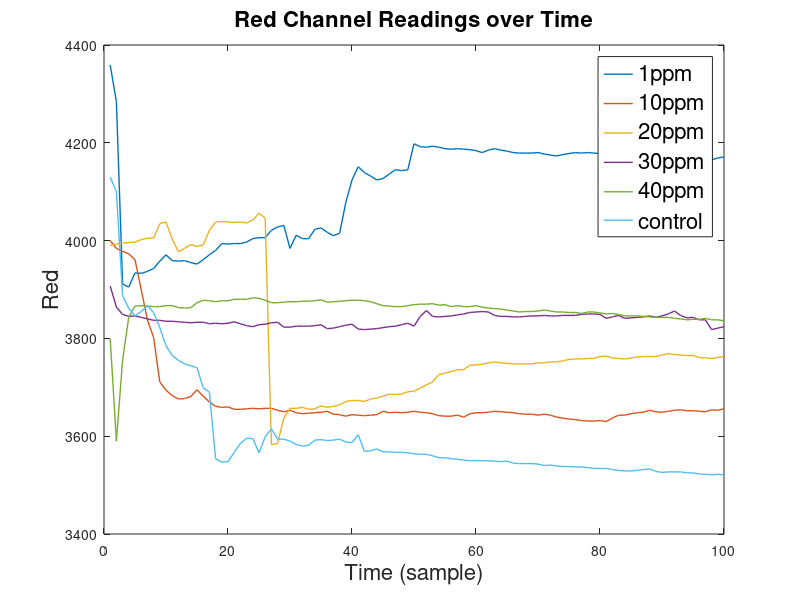
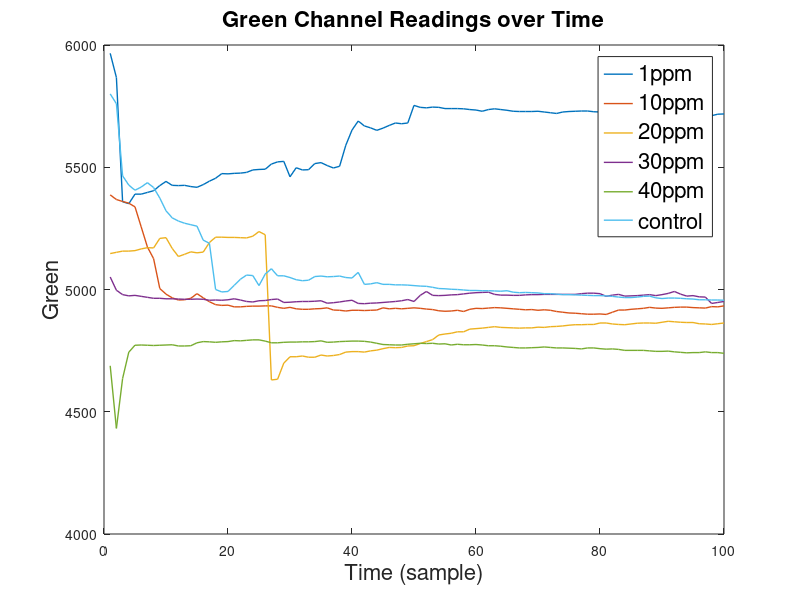
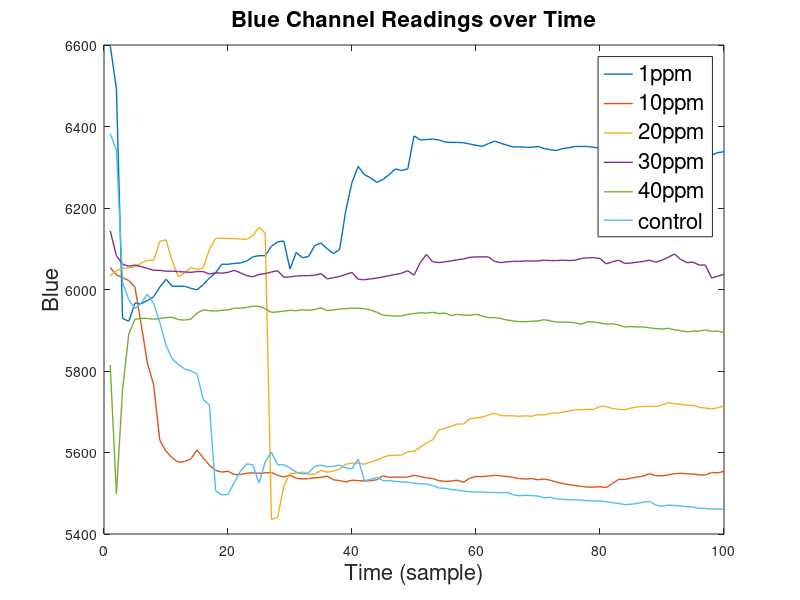
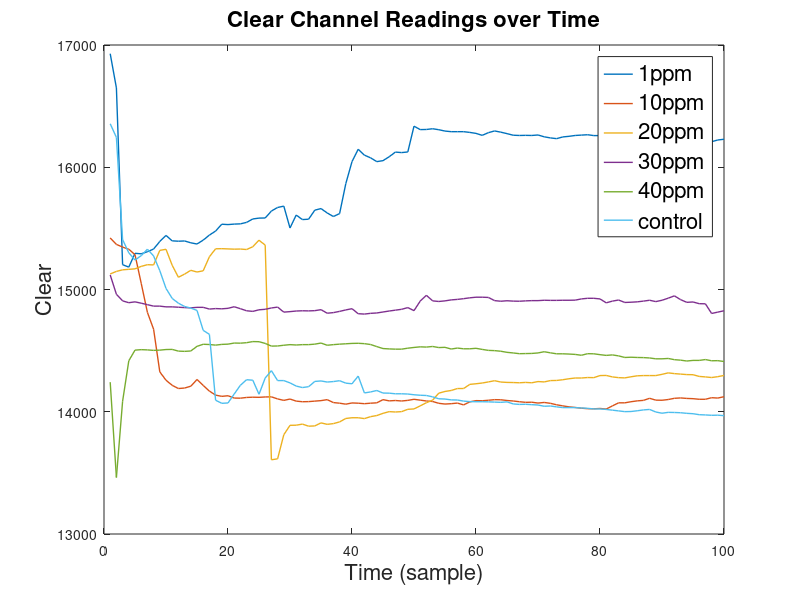

Write the MATLAB code that produced these figures, in order. (Note: this script raises an error after producing the figures.)
clear; clc; format short e; close all;

%% plotting parameters
axesSize = 16;
tickSize = 12;
titleSize = 16;
markerSize = 4;
legSize = 16;
lw = 1;
dg = [0 0.7 0];
or = [1 .5 0];

%% load data
[cTempvec_control, Lvec_control, Rvec_control, Gvec_control, Bvec_control, Cvec_control] = textread('colorTest_control.txt','Color Temp: %f K - Lux: %f - R: %f G: %f B: %f C: %f');
%length_control = length(Rvec_control)

[cTempvec_1ppm, Lvec_1ppm, Rvec_1ppm, Gvec_1ppm, Bvec_1ppm, Cvec_1ppm] = textread('colorTest_1ppm.txt','Color Temp: %f K - Lux: %f - R: %f G: %f B: %f C: %f');
%length_1ppm = length(Rvec_1ppm)

[cTempvec_10ppm, Lvec_10ppm, Rvec_10ppm, Gvec_10ppm, Bvec_10ppm, Cvec_10ppm] = textread('colorTest_10ppm.txt','Color Temp: %f K - Lux: %f - R: %f G: %f B: %f C: %f');
%length_10ppm = length(Rvec_10ppm)

[cTempvec_20ppm, Lvec_20ppm, Rvec_20ppm, Gvec_20ppm, Bvec_20ppm, Cvec_20ppm] = textread('colorTest_20ppm.txt','Color Temp: %f K - Lux: %f - R: %f G: %f B: %f C: %f');
%length_20ppm = length(Rvec_20ppm)

[cTempvec_30ppm, Lvec_30ppm, Rvec_30ppm, Gvec_30ppm, Bvec_30ppm, Cvec_30ppm] = textread('colorTest_30ppm.txt','Color Temp: %f K - Lux: %f - R: %f G: %f B: %f C: %f');
%length_30ppm = length(Rvec_30ppm)

[cTempvec_40ppm, Lvec_40ppm, Rvec_40ppm, Gvec_40ppm, Bvec_40ppm, Cvec_40ppm] = textread('colorTest_40ppm.txt','Color Temp: %f K - Lux: %f - R: %f G: %f B: %f C: %f');
%length_40ppm = length(Rvec_40ppm)


%% plot against time
cmap = colormap(hsv(6));

figure
plot(Rvec_1ppm,'LineWidth',lw)
hold all
plot(Rvec_10ppm,'LineWidth',lw)
plot(Rvec_20ppm,'LineWidth',lw)
plot(Rvec_30ppm,'LineWidth',lw)
plot(Rvec_40ppm,'LineWidth',lw)
plot(Rvec_control,'LineWidth',lw)
hold off
xlabel('Time (sample)','FontSize',axesSize)
ylabel('Red','FontSize',axesSize)
title('Red Channel Readings over Time','FontSize',titleSize)
leg = legend('1ppm','10ppm','20ppm','30ppm','40ppm','control');
set(leg,'FontSize',legSize)
print('redVsTime','-dpng')

figure
plot(Gvec_1ppm,'LineWidth',lw)
hold all
plot(Gvec_10ppm,'LineWidth',lw)
plot(Gvec_20ppm,'LineWidth',lw)
plot(Gvec_30ppm,'LineWidth',lw)
plot(Gvec_40ppm,'LineWidth',lw)
plot(Gvec_control,'LineWidth',lw)
hold off
xlabel('Time (sample)','FontSize',axesSize)
ylabel('Green','FontSize',axesSize)
title('Green Channel Readings over Time','FontSize',titleSize)
leg = legend('1ppm','10ppm','20ppm','30ppm','40ppm','control');
set(leg,'FontSize',legSize)
print('greenVsTime','-dpng')

figure
plot(Bvec_1ppm,'LineWidth',lw)
hold all
plot(Bvec_10ppm,'LineWidth',lw)
plot(Bvec_20ppm,'LineWidth',lw)
plot(Bvec_30ppm,'LineWidth',lw)
plot(Bvec_40ppm,'LineWidth',lw)
plot(Bvec_control,'LineWidth',lw)
hold off
xlabel('Time (sample)','FontSize',axesSize)
ylabel('Blue','FontSize',axesSize)
title('Blue Channel Readings over Time','FontSize',titleSize)
leg = legend('1ppm','10ppm','20ppm','30ppm','40ppm','control');
set(leg,'FontSize',legSize)
print('blueVsTime','-dpng')

figure
plot(Cvec_1ppm,'LineWidth',lw)
hold all
plot(Cvec_10ppm,'LineWidth',lw)
plot(Cvec_20ppm,'LineWidth',lw)
plot(Cvec_30ppm,'LineWidth',lw)
plot(Cvec_40ppm,'LineWidth',lw)
plot(Cvec_control,'LineWidth',lw)
hold off
xlabel('Time (sample)','FontSize',axesSize)
ylabel('Clear','FontSize',axesSize)
title('Clear Channel Readings over Time','FontSize',titleSize)
leg = legend('1ppm','10ppm','20ppm','30ppm','40ppm','control');
set(leg,'FontSize',legSize)
print('clearVsTime','-dpng')


figure
plot(cTempvec_1ppm,'LineWidth',lw)
hold all
plot(cTempvec_10ppm,'LineWidth',lw)
plot(cTempvec_20ppm,'LineWidth',lw)
plot(cTempvec_30ppm,'LineWidth',lw)
plot(cTempvec_40ppm,'LineWidth',lw)
plot(cTempvec_control,'LineWidth',lw)
hold off
xlabel('Time (sample)','FontSize',axesSize)
ylabel('Color Temp','FontSize',axesSize)
title('Color Temperature Channel Readings over Time','FontSize',titleSize)
leg = legend('1ppm','10ppm','20ppm','30ppm','40ppm','control');
set(leg,'FontSize',legSize)
print('cTempVsTime','-dpng')

figure
plot(Lvec_1ppm,'LineWidth',lw)
hold all
plot(Lvec_10ppm,'LineWidth',lw)
plot(Lvec_20ppm,'LineWidth',lw)
plot(Lvec_30ppm,'LineWidth',lw)
plot(Lvec_40ppm,'LineWidth',lw)
plot(Lvec_control,'LineWidth',lw)
hold off
xlabel('Time (sample)','FontSize',axesSize)
ylabel('Lux','FontSize',axesSize)
title('Lux Channel Readings over Time','FontSize',titleSize)
leg = legend('1ppm','10ppm','20ppm','30ppm','40ppm','control');
set(leg,'FontSize',legSize)
print('luxVsTime','-dpng')

%% calculate average reading for each sample over 100 measurements

% sample 1ppm
R_1ppm = mean(Rvec_1ppm);
errorR_1ppm = std(Rvec_1ppm);

G_1ppm = mean(Gvec_1ppm);
errorG_1ppm = std(Cvec_1ppm);

B_1ppm = mean(Bvec_1ppm);
errorB_1ppm = std(Bvec_1ppm);

C_1ppm = mean(Cvec_1ppm);
errorC_1ppm = std(Cvec_1ppm);

L_1ppm = mean(Lvec_1ppm);
errorL_1ppm = std(Lvec_1ppm);

cTemp_1ppm = mean(cTempvec_1ppm);
errorcTemp_1ppm = std(cTempvec_1ppm);

% sample 10ppm
R_10ppm = mean(Rvec_10ppm);
errorR_10ppm = std(Rvec_10ppm);

G_10ppm = mean(Gvec_10ppm);
errorG_10ppm = std(Gvec_10ppm);

B_10ppm = mean(Bvec_10ppm);
errorB_10ppm = std(Bvec_10ppm);

C_10ppm = mean(Cvec_10ppm);
errorC_10ppm = std(Cvec_10ppm);

L_10ppm = mean(Lvec_10ppm);
errorL_10ppm = std(Lvec_10ppm);

cTemp_10ppm = mean(cTempvec_10ppm);
errorcTemp_10ppm = std(cTempvec_10ppm);

% sample 20ppm
R_20ppm = mean(Rvec_20ppm);
errorR_20ppm = std(Rvec_20ppm);

G_20ppm = mean(Gvec_20ppm);
errorG_20ppm = std(Gvec_20ppm);

B_20ppm = mean(Bvec_20ppm);
errorB_20ppm = std(Bvec_20ppm);

C_20ppm = mean(Cvec_20ppm);
errorC_20ppm = std(Cvec_20ppm);

L_20ppm = mean(Lvec_20ppm);
errorL_20ppm = std(Lvec_20ppm);

cTemp_20ppm = mean(cTempvec_20ppm);
errorcTemp_20ppm = std(cTempvec_20ppm);

% sample 30ppm
R_30ppm = mean(Rvec_30ppm);
errorR_30ppm = std(Rvec_30ppm);

G_30ppm = mean(Gvec_30ppm);
errorG_30ppm = std(Gvec_30ppm);

B_30ppm = mean(Bvec_30ppm);
errorB_30ppm = std(Bvec_30ppm);

C_30ppm = mean(Cvec_30ppm);
errorC_30ppm = std(Cvec_30ppm);

L_30ppm = mean(Lvec_30ppm);
errorL_30ppm = std(Lvec_30ppm);

cTemp_30ppm = mean(cTempvec_30ppm);
errorcTemp_30ppm = std(cTempvec_30ppm);

% sample 40ppm
R_40ppm = mean(Rvec_40ppm);
errorR_40ppm = std(Rvec_40ppm);

G_40ppm = mean(Gvec_40ppm);
errorG_40ppm = std(Gvec_40ppm);

B_40ppm = mean(Bvec_40ppm);
errorB_40ppm = std(Bvec_40ppm);

C_40ppm = mean(Cvec_40ppm);
errorC_40ppm = std(Cvec_40ppm);

L_40ppm = mean(Lvec_40ppm);
errorL_40ppm = std(Lvec_40ppm);

cTemp_40ppm = mean(cTempvec_40ppm);
errorcTemp_40ppm = std(cTempvec_40ppm);


% sample control
R_control = mean(Rvec_control);
errorR_control = std(Rvec_control);

G_control = mean(Gvec_control);
errorG_control = std(Gvec_control);

B_control = mean(Bvec_control);
errorB_control = std(Bvec_control);

C_control = mean(Cvec_control);
errorC_control = std(Cvec_control);

L_control = mean(Lvec_control);
errorL_control= std(Lvec_control);

cTemp_control = mean(cTempvec_control);
errorcTemp_control = std(cTempvec_control);

%% plot channels
conc = [0 1 10 20 30 40];
R = [R_control, R_1ppm, R_10ppm, R_20ppm, R_30ppm, R_40ppm];
errorR = [errorR_control, errorR_1ppm, errorR_10ppm, errorR_20ppm, errorR_30ppm, errorR_40ppm];
G = [G_control, G_1ppm, G_10ppm, G_20ppm, G_30ppm, G_40ppm];
errorG = [errorG_control, errorG_1ppm, errorG_10ppm, errorG_20ppm, errorG_30ppm, errorG_40ppm];
B = [B_control, B_1ppm, B_10ppm, B_20ppm, B_30ppm, B_40ppm];
errorB = [errorB_control, errorB_1ppm, errorB_10ppm, errorB_20ppm, errorB_30ppm, errorB_40ppm];
C = [C_control, C_1ppm, C_10ppm, C_20ppm, C_30ppm, C_40ppm];
errorC = [errorC_control, errorC_1ppm, errorC_10ppm, errorC_20ppm, errorC_30ppm, errorC_40ppm];
cTemp = [cTemp_control, cTemp_1ppm, cTemp_10ppm, cTemp_20ppm, cTemp_30ppm, cTemp_40ppm];
errorcTemp = [errorcTemp_control, errorcTemp_1ppm, errorcTemp_10ppm, errorcTemp_20ppm, errorcTemp_30ppm, errorcTemp_40ppm];
L = [L_control, L_1ppm, L_10ppm, L_20ppm, L_30ppm, L_40ppm];
errorL = [errorL_control, errorL_1ppm, errorL_10ppm, errorL_20ppm, errorL_30ppm, errorL_40ppm];

figure
errorbar(conc,R,errorR,'ro-','LineWidth',lw)
xlabel('Concentration (ppm)','FontSize',axesSize)
ylabel('Average Reading','FontSize',axesSize)
title('Red Channel','FontSize',titleSize)
print('redVsConc','-dpng')

figure
e = errorbar(conc,G,errorG,'o-','LineWidth',lw);
e.Color = dg;
xlabel('Concentration (ppm)','FontSize',axesSize)
ylabel('Average Reading','FontSize',axesSize)
title('Green Channel','FontSize',titleSize)
print('greenVsConc','-dpng')


figure
errorbar(conc,B,errorB,'bo-','LineWidth',lw)
xlabel('Concentration (ppm)','FontSize',axesSize)
ylabel('Average Reading','FontSize',axesSize)
title('Blue Channel','FontSize',titleSize)
print('blueVsConc','-dpng')


figure
errorbar(conc,C,errorC,'co-','LineWidth',lw)
xlabel('Concentration (ppm)','FontSize',axesSize)
ylabel('Average Reading','FontSize',axesSize)
title('Clear Channel','FontSize',titleSize)
print('clearVsConc','-dpng')

figure
errorbar(conc,L,errorL,'mo-','LineWidth',lw)
xlabel('Concentration (ppm)','FontSize',axesSize)
ylabel('Average Reading','FontSize',axesSize)
title('Lux Channel','FontSize',titleSize)
print('luxVsConc','-dpng')

figure
e = errorbar(conc,cTemp,errorcTemp,'o-','LineWidth',lw);
e.Color = or;
xlabel('Concentration (ppm)','FontSize',axesSize)
ylabel('Average Reading','FontSize',axesSize)
title('Color Temperature Channel','FontSize',titleSize)
print('colorTempVsConc','-dpng')